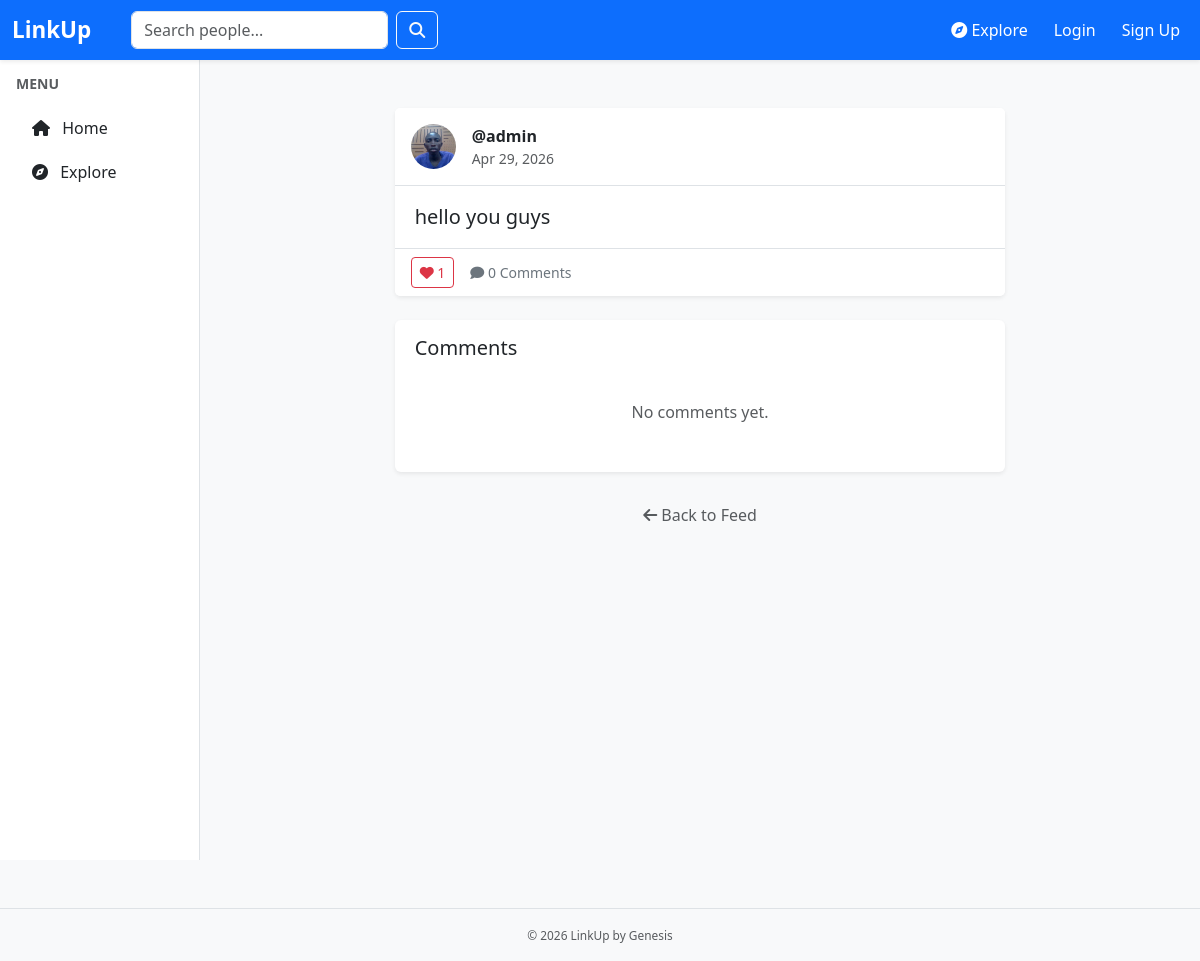
The app's page /post/1/ with its own data.
### posts/models.py (models this page shows, shortened)
class Post(models.Model):
    user = models.ForeignKey(User, on_delete=models.CASCADE, related_name='user_posts')
    content = models.TextField()
    image = models.FileField(upload_to='post_images/', blank=True, null=True)
    created_at = models.DateTimeField(default=timezone.now)
    class Meta:
        ordering = ['-created_at']

### profiles/models.py (models this page shows, shortened)
class UserProfile(models.Model):
    user = models.OneToOneField(User, on_delete=models.CASCADE)
    bio = models.TextField(max_length=300, blank=True)
    image = models.FileField(
        upload_to='profile_pics/',
        default='profiles/images/default_profile.png',
        blank=True
    )
    location = models.CharField(max_length=100, blank=True)
    skills = models.TextField(blank=True)
    job_title = models.CharField(max_length=100, blank=True)
    website = models.URLField(max_length=200, blank=True)
    contact = models.CharField(max_length=100, blank=True)
    education = models.TextField(blank=True)
    following = models.ManyToManyField('self', related_name='followers', symmetrical=False, blank=True)
    created_at = models.DateTimeField(auto_now_add=True)

### profiles/views.py (the view)
# urls.py: path('post/<int:post_id>/', views.post_detail, name='post_detail'),
def post_detail(request, post_id):
    post = get_object_or_404(Post, id=post_id)
    comments = post.comments.all().order_by('-created_at')
    user_has_liked = False
    if request.user.is_authenticated:
        user_has_liked = Like.objects.filter(post=post, user=request.user).exists()
    if request.method == 'POST':
        if not request.user.is_authenticated:
            return redirect('login')
        form = CommentForm(request.POST)
        if form.is_valid():
            comment = form.save(commit=False)
            comment.post = post
            comment.author = request.user # Matches your ForeignKey field name
            comment.save()
            return redirect('profiles:post_detail', post_id=post.id)
    else:
        form = CommentForm()
    return render(request, 'profiles/post_detail.html', {
        'post': post,
        'comments': comments,
        'comment_form': form,
        'user_has_liked': user_has_liked
    })

### profiles/forms.py
class CommentForm(forms.ModelForm):
    class Meta:
        from posts.models import Comment
        model = Comment
        fields = ['content']
        widgets = {
            'content': forms.Textarea(attrs={'rows': 2, 'placeholder': 'Write a comment...'}),
        }

### profiles/templates/profiles/post_detail.html (shortened to what this page needs)
{% extends 'profiles/base.html' %}
{% load static %}
{% block content %}
<div class="container mt-4">
    <div class="row justify-content-center">
        <div class="col-md-8">
            <div class="card shadow-sm border-0 mb-4">
                <div class="card-header bg-white border-bottom p-3">
                    <div class="d-flex align-items-center">
                        <img src="{% if post.user.userprofile.image %}{{ post.user.userprofile.image }}{% else %}{% static 'profiles/images/default_profile.png' %}{% endif %}"
                             class="rounded-circle me-3" style="width: 45px; height: 45px; object-fit: cover;">
                        <div>
                            <a href="{% url 'profiles:profile_detail' post.user.username %}" class="fw-bold text-dark text-decoration-none">
                                {{ post.user.username }}
                            </a>
                            <div class="text-muted small">{{ post.created_at|date:"M d, Y" }}</div>
                        </div>
                    </div>
                </div>
                <div class="card-body">
                    <p class="card-text fs-5">{{ post.content|linebreaksbr }}</p>
                </div>
                <div class="card-footer bg-white border-top d-flex align-items-center">
                    <form method="POST" action="{% url 'profiles:like_post' post.id %}" class="me-3">
                        <button type="submit" class="btn btn-sm {% if user_has_liked %}btn-danger{% else %}btn-outline-danger{% endif %}">
                            <i class="fas fa-heart"></i> {{ post.likes.count }}
                        </button>
                    </form>
                    <span class="text-secondary small"><i class="fas fa-comment"></i> {{ comments.count }} Comments</span>
                </div>
            </div>
            <div class="card shadow-sm border-0">
                <div class="card-body">
                    <h5 class="mb-4">Comments</h5>
                    {% for comment in comments %}
                        <div class="d-flex mb-3 pb-2 border-bottom">
                            <img src="{% if comment.author.userprofile.image %}{{ comment.author.userprofile.image }}{% else %}{% static 'profiles/images/default_profile.png' %}{% endif %}"
                                 class="rounded-circle me-2" style="width: 32px; height: 32px; object-fit: cover;">
                            <div class="w-100">
                                <div class="bg-light p-2 rounded">
                                    <a href="{% url 'profiles:profile_detail' comment.author.username %}" class="fw-bold text-dark text-decoration-none small">
                                        {{ comment.author.username }}
                                    </a>
                                    <p class="mb-0 small text-dark">{{ comment.content }}</p>
                                </div>
                                <small class="text-muted ms-1" style="font-size: 0.75rem;">{{ comment.created_at|timesince }} ago</small>
                            </div>
                        </div>
                    {% empty %}
                        <p class="text-muted text-center py-3">No comments yet.</p>
                    {% endfor %}
                </div>
            </div>
            <div class="text-center mt-4 mb-5">
                <a href="{% url 'profiles:home' %}" class="btn btn-link text-decoration-none text-muted">
                    <i class="fas fa-arrow-left"></i> Back to Feed
                </a>
            </div>
        </div>
    </div>
</div>
{% endblock %}

### static/css/style.css (style rules this page uses)
:root { --linkup-blue: #007bff; --linkup-gold: #ffc107; --linkup-gray: #f8f9fa; --linkup-dark: #343a40; }
body { font-family: 'Segoe UI', sans-serif; background-color: var(--linkup-gray); color: #333; }
.card { border: none; box-shadow: 0 2px 6px rgba(0,0,0,0.05); }
.card-body { padding: 1rem 1.25rem; }
.card-text { font-size: 1rem; line-height: 1.5; }

### records on screen
Post: user.image (picture), user.username "@admin", created_at "Apr 29, 2026", content "hello you guys", likes.count "1"

### other values on screen
{{ comments.count }} "0"
